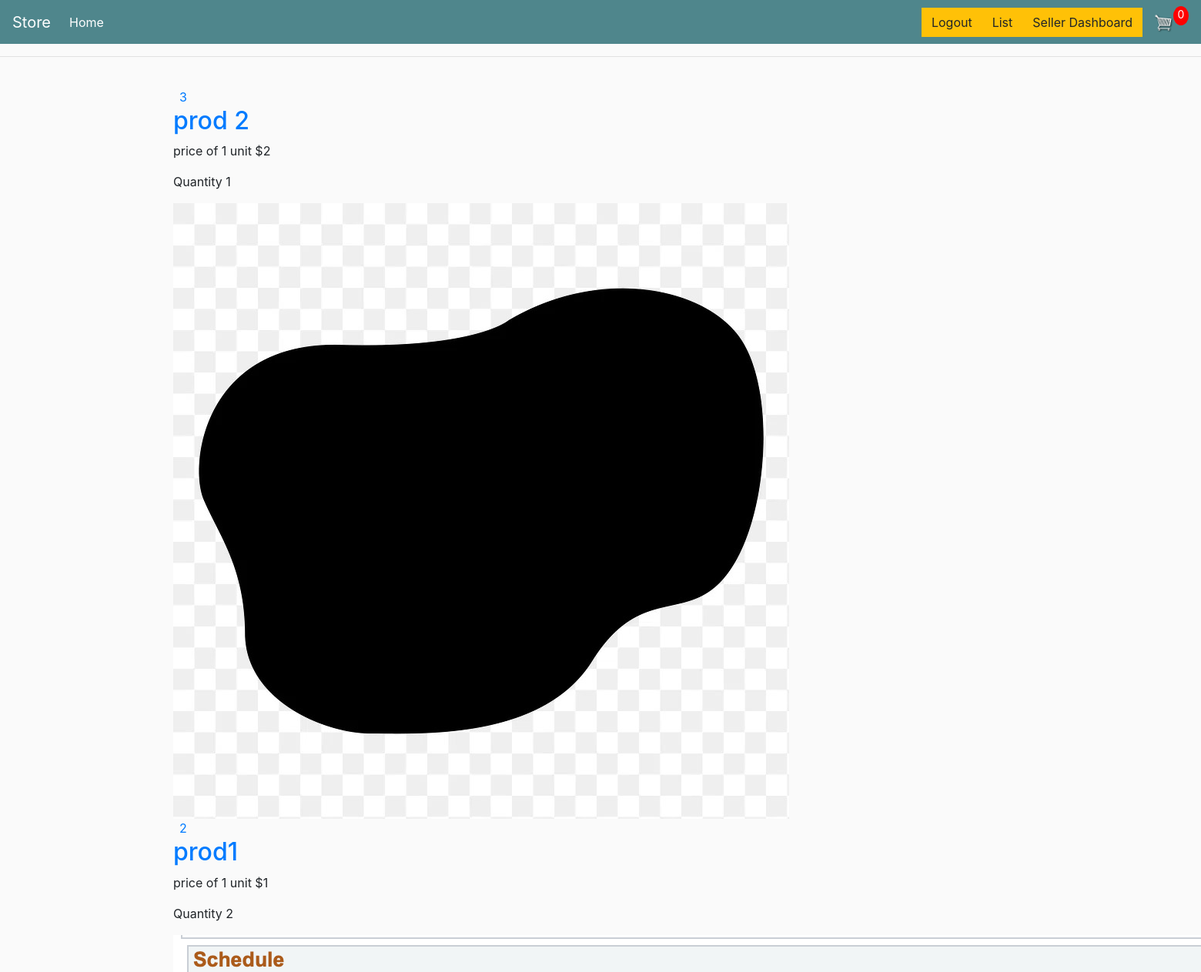
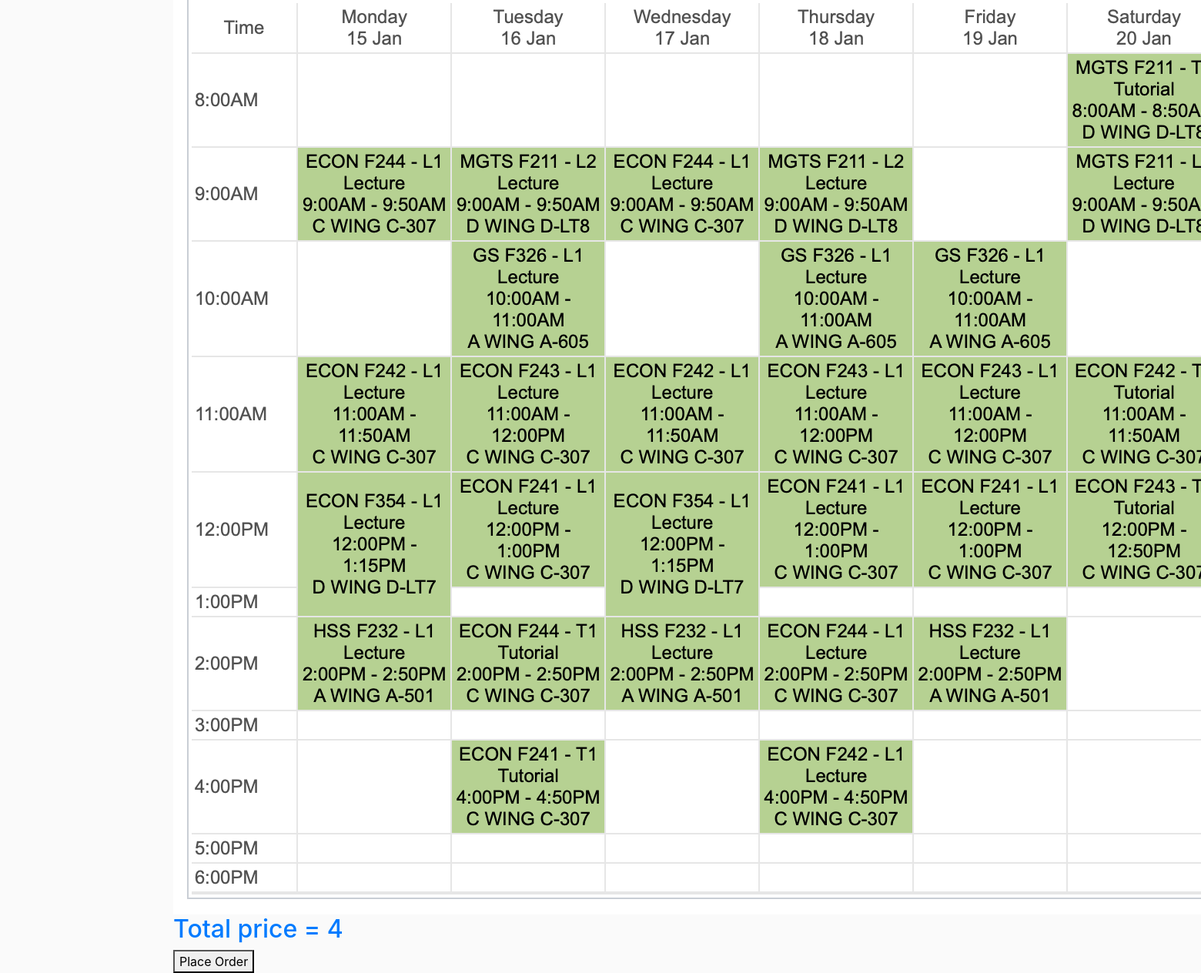
The page /cart/ (signed in) on the database its author committed (2 pictures, top to bottom).
### store/models.py (models this page shows, shortened)
class OrderItems(models.Model):
    cart = models.ForeignKey(Cart, on_delete=models.CASCADE)
    quantity = models.IntegerField(default=0, null=True, blank=True)
    product = models.ForeignKey(Product, on_delete=models.SET_NULL, blank=True, null=True)

class Product(models.Model):
    title = models.CharField(max_length=100, null=True)
    image = models.ImageField(upload_to='prod_pics')
    description = models.TextField(max_length=400, default="")
    price = models.IntegerField()
    seller = models.ForeignKey(CustomUser, on_delete=models.CASCADE, blank=True, null=True)
    quantity = models.IntegerField(default=0)
    orders = models.IntegerField(default=0)

class Cart(models.Model):
    customer = models.ForeignKey(CustomUser, on_delete=models.CASCADE)
    is_paid = models.BooleanField(default=False)
    def total_value(self):
        total_value = sum(i.product.price*i.quantity for i in self.orderitems_set.all())
        return total_value

### store/views.py (the view)
# urls.py: path('cart/', views.cart, name='cart'),
@login_required
def cart(request):
    cart, created = Cart.objects.get_or_create(customer = request.user, is_paid=False)
    cart_items = cart.orderitems_set.all()
    products = [i.product for i in cart_items]
    context = {
        'cart': cart,
        'cart_items': cart_items,
        'products': products
    }
    return render(request, 'store/cart.html', context)

### store/templates/store/cart.html (shortened to what this page needs)
{% extends 'store/main.html' %}
{% load static %}
{% block content %}
{% for product in cart_items %}
        <article class="media content-section">
        <div class="media-body">
            <div class="article-metadata">
            <a class="mr-2" href="#">{{ product.product.id }}</a>
            </div>
            <h2><a class="article-title" href="{% url 'product_detail' product.product.id %}">{{ product.product.title }}</a></h2>
            <p class="article-content">price of 1 unit ${{ product.product.price }}</p>
            <p class="article-content">Quantity {{ product.quantity }}</p>
            <img class="article-img" src="{{ product.product.image.url }}" alt="{{ product.product.title }}">
        </div>
        </article>
    {% endfor %}
    <h2><a class="article-title" href="">Total price = {{ cart.total_value }}</a></h2>
    <form method="post" action="{% url 'orderplaced' %}">
        <button type="submit">Place Order</button>
    </form>
{% endblock content %}

### static/css/main.css (style rules this page uses)
body { background-color: hsl(0, 0%, 98%); }
h1,h2,h3,h4,h5,h6 { color:hsl(0, 0%, 30%); }

### rows shown on the page
OrderItems: product.id "3", product "prod 2", product.price "2", quantity "1", product.image (picture)
OrderItems: product.id "2", product "prod1", product.price "1", quantity "2", product.image (picture)
Cart: total_value "4"
